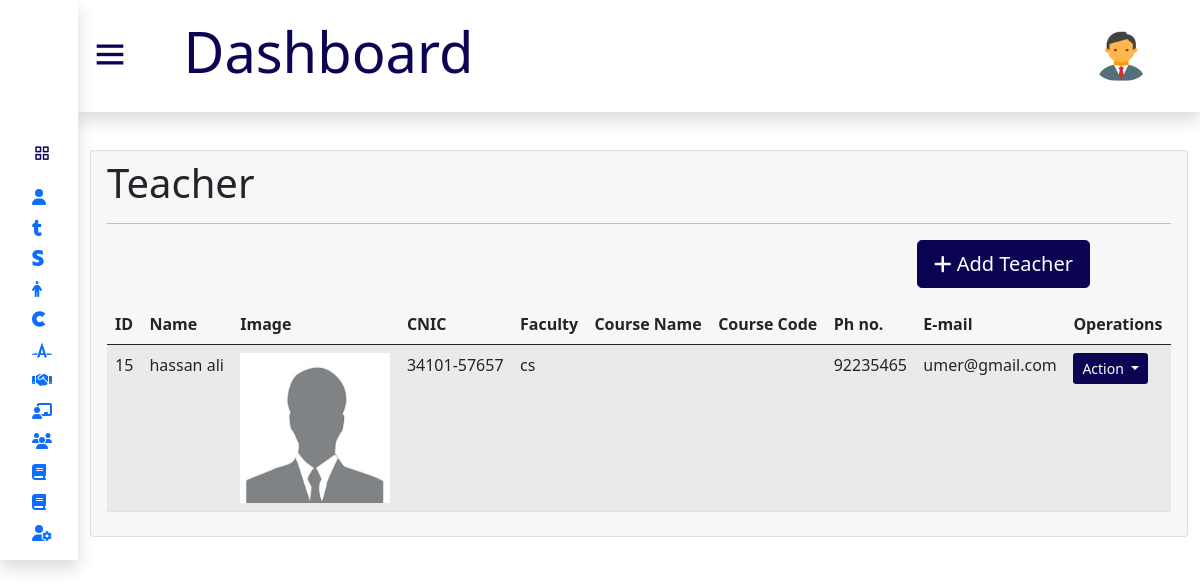
The page /admin/teacher.php (signed in) on the database its author committed.
### tables this page shows
CREATE TABLE `admin_teacher` (
  `id` int(11) NOT NULL,
  `name` varchar(255) NOT NULL,
  `cnic` varchar(255) NOT NULL,
  `faculty` varchar(255) NOT NULL,
  `mobile` varchar(255) NOT NULL,
  `email` varchar(255) NOT NULL,
  `password` varchar(255) NOT NULL,
  `cpassword` varchar(255) NOT NULL,
  `address` text NOT NULL,
  `status` varchar(255) NOT NULL
);

### admin/teacher.php (the view, shortened to what this page needs)
<?php
include 'header.php';
?>
<div class="body-section">
<div class="container">
         <div class="card">
              <div class="card-header border-0">
                <h3 class="card-title display-6">Teacher</h3>
                <hr>
      <div class="container mt-1">
              <div class="row">
                  <div class="col-lg-9">
                  </div>
                  <div class="col-lg-3">
                  <button type="button" id="button-addon2" data-bs-toggle="modal" data-bs-target="#exampleModal" class="btn btn-lg float-right mb-3" >
                    <i class="fas fa-plus"></i> Add Teacher
                    </button>
  </div>
        </div>
        </div>
              <div class="card-body table-responsive p-0">
                  <div class="row">
                  <div class="col-lg-12">
                <table id="example" class="table table-striped  mx-10">
                  <thead>
                     <tr>
                          <th>ID</th>
                          <th>Name</th>
                          <th>Image</th>
                          <th>CNIC</th>
                          <th>Faculty</th>
                          <th>Course Name</th>
                          <th>Course Code</th>
                          <th>Ph no.</th>
                          <th>E-mail</th>
                          <th>Operations</th>
                     </tr>
                   </thead>
                  <tbody>
                  <?php
                              $select=mysqli_query($conn,"select * from admin_teacher");
                              while($row=mysqli_fetch_assoc($select)){
                                ?>
                                  <tr>
                             <td><?php echo $row['id']; ?></td>
                             <td><?php echo $row['name']; ?></td>
                             <td> <img src="team/dp.jfif" alt="" style="width:150px;height:150px;"></td>
                             <td><?php echo $row['cnic']; ?></td>
                             <td><?php echo $row['faculty']; ?></td>
                             <td><?php echo $row['course']; ?></td>
                             <td><?php echo $row['code']; ?></td>
                             <td><?php echo $row['mobile']; ?></td>
                             <td><?php echo $row['email']; ?></td>
                                 <td>
                                           <div class="action">
                                                            <button class="btn btnaction btn-sm dropdown-toggle" type="button" data-bs-toggle="dropdown" aria-expanded="false">
                                                              Action
                                                            </button>
                                                          </div>
                                                    </td>
                                                </tr>
                                <?php
                              }
                          ?>
                    </tbody>
                </table>
                </div>
                </div>
              </div>
            </div>
            </div>
        </div>
    </div>
</body>
</html>

### admin/css/styles.css (style rules this page uses)
* { margin: 0; padding: 0; box-sizing: border-box; font-family:'Segoe UI', Tahoma, Geneva, Verdana, sans-serif; }
#button-addon2 { background-color:#0B0452; color: white; border: 1px solid #0B0452; overflow: inherit; }
.body-section { position: relative; background: #ffffff; left: 78px; width: calc(100% - 78px); transition: all 0.5s ease; margin-top: 150px; }
.action .btnaction { background-color: #0B0452; color: white; }

### rows shown on the page
admin_teacher: id "15", name "hassan ali", cnic "34101-57657", faculty "cs", mobile "92235465", email "umer@gmail.com"
